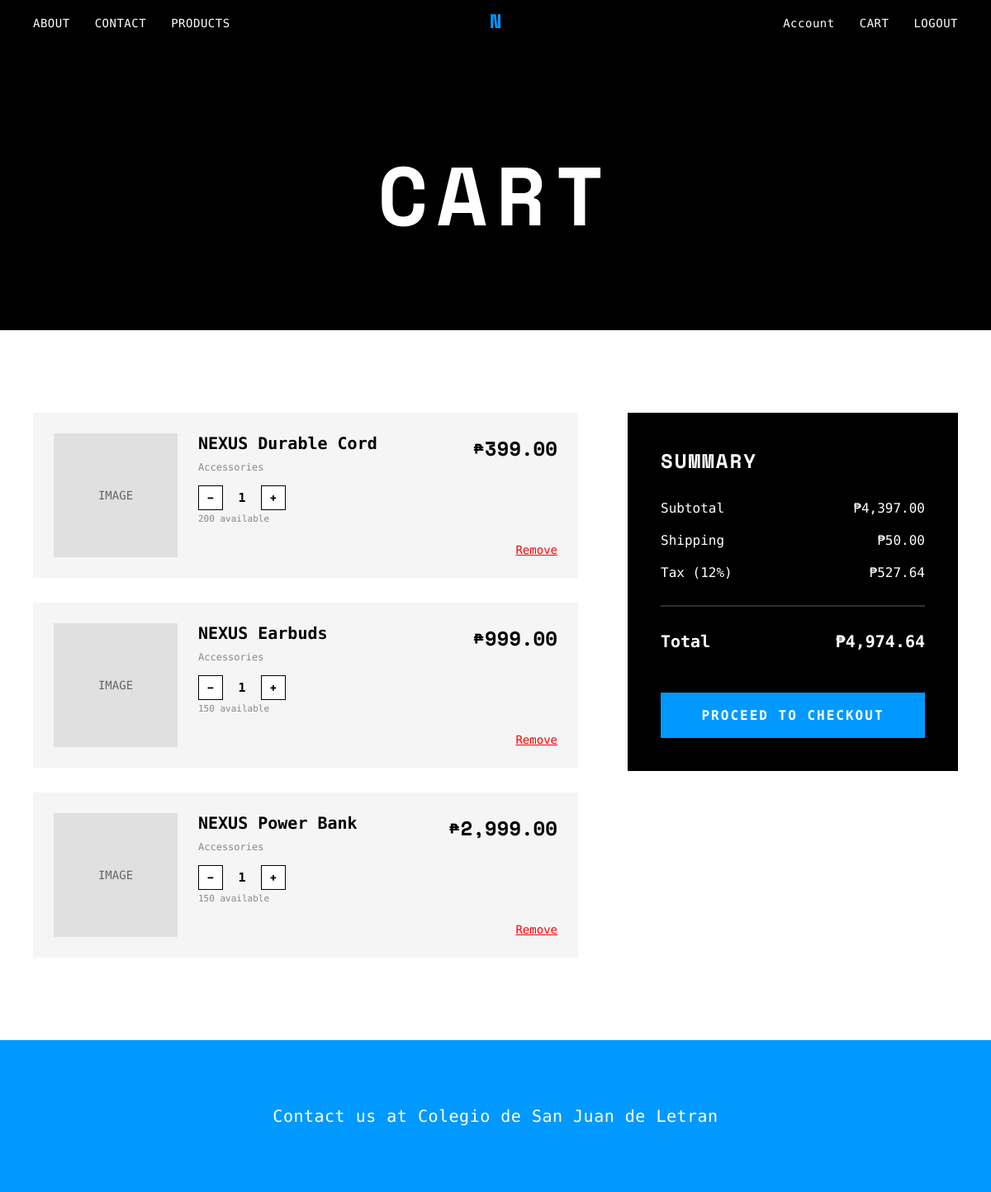
Screenshot of /cart.php (signed in) with the database file from the repository.
### tables this page shows
CREATE TABLE `cart` (
  `id` int(10) UNSIGNED NOT NULL,
  `user_id` int(10) UNSIGNED NOT NULL,
  `product_id` int(10) UNSIGNED NOT NULL,
  `variant_id` int(10) UNSIGNED DEFAULT NULL,
  `quantity` int(11) NOT NULL DEFAULT 1,
  `added_at` timestamp NOT NULL DEFAULT current_timestamp()
);

CREATE TABLE `products` (
  `id` int(10) UNSIGNED NOT NULL,
  `name` varchar(200) NOT NULL,
  `category_id` int(10) UNSIGNED NOT NULL,
  `price` decimal(10,2) NOT NULL,
  `stock` int(11) NOT NULL DEFAULT 0,
  `image` varchar(300) DEFAULT NULL,
  `created_at` timestamp NOT NULL DEFAULT current_timestamp()
);

CREATE TABLE `categories` (
  `id` int(10) UNSIGNED NOT NULL,
  `name` varchar(80) NOT NULL
);

### cart.php (the view, shortened to what this page needs)
<?php
require_once 'config.php';
$user_id    = $_SESSION['user_id'] ?? null;
$cart_items = [];
$subtotal = $shipping = $tax = $total = 0;
if ($user_id) {
    $stmt = $pdo->prepare("
        SELECT
            c.id            AS cart_id,
            c.quantity,
            p.id            AS product_id,
            p.name,
            p.price,
            p.stock         AS product_stock,
            p.image,
            cat.name        AS category,
            pv.id           AS variant_id,
            pv.name         AS variant_name,
            pv.stock        AS variant_stock
        FROM cart c
        INNER JOIN products   p   ON p.id  = c.product_id
        INNER JOIN categories cat ON cat.id = p.category_id
        LEFT  JOIN product_variants pv ON pv.id = c.variant_id
        WHERE c.user_id = ?
        ORDER BY c.added_at DESC
    ");
    $stmt->execute([$user_id]);
    $rows = $stmt->fetchAll(PDO::FETCH_ASSOC);
    foreach ($rows as $r) {
        $r['cart_key'] = (int)$r['cart_id'];
        $r['ref_type'] = 'cart_id';
        $r['stock']    = $r['variant_id']
            ? (int)$r['variant_stock']
            : (int)$r['product_stock'];
        $cart_items[] = $r;
    }
}
foreach ($cart_items as $item) {
    $subtotal += $item['price'] * $item['quantity'];
}
if ($subtotal > 0) {
    $shipping = 50.00;
    $tax      = round($subtotal * 0.12, 2);
    $total    = $subtotal + $shipping + $tax;
}
?>
<!DOCTYPE html>
<html lang="en">
<head>
    <link rel="stylesheet" href="stylesheet.css">
    <link rel="stylesheet" href="cart.css">
</head>
<body>
    <?php include 'navbar.php'; ?>
    <section class="page-hero">
        <h1 class="page-title">CART</h1>
    </section>
    <section class="cart-section">
        <div class="cart-container">
            <div class="cart-items">
                <?php if (empty($cart_items)): ?>
                    <h2 style='font-family:"Overpass Mono",monospace;'>Your cart is empty.</h2>
                <?php else: ?>
                    <?php foreach ($cart_items as $item): ?>
                    <div class="cart-item" data-cart-key="<?= htmlspecialchars((string)$item['cart_key']) ?>" data-ref-type="<?= htmlspecialchars($item['ref_type']) ?>" data-stock="<?= (int)$item['stock'] ?>" data-price="<?= (float)$item['price'] ?>">
                        <div class="item-image">
                            <?php if ($item['image']): ?>
                                <img src="<?= htmlspecialchars($item['image']) ?>" alt="<?= htmlspecialchars($item['name']) ?>" style="max-width:80px;max-height:80px;object-fit:contain;">
                            <?php else: ?>
                                <span>IMAGE</span>
                            <?php endif; ?>
                        </div>
                        <div class="item-details">
                            <h3><?= htmlspecialchars($item['name']) ?></h3>
                            <p style="color:#888;font-size:12px;"><?= htmlspecialchars(ucfirst($item['category'])) ?></p>
                            <div class="qty-controls">
                                <button type="button" class="qty-btn qty-dec" aria-label="Decrease">−</button>
                                <span class="qty-display"><?= (int)$item['quantity'] ?></span>
                                <button type="button" class="qty-btn qty-inc" aria-label="Increase" <?= $item['quantity'] >= $item['stock'] ? 'disabled' : '' ?>>+</button>
                            </div>
                            <div class="stock-note"><?= (int)$item['stock'] ?> available</div>
                        </div>
                        <div class="item-price">
                            <span class="price item-line-total">&#8369;<?= number_format($item['price'] * $item['quantity'], 2) ?></span>
                            <form method="POST" action="remove_from_cart.php" style="margin-top:auto;">
                                <button type="submit" class="remove-btn">Remove</button>
                            </form>
                        </div>
                    </div>
                    <?php endforeach; ?>
                <?php endif; ?>
            </div>
            <div class="cart-summary">
                <h2 class="summary-title">SUMMARY</h2>
                <div class="summary-row"><span>Subtotal</span><span id="sum-subtotal">&#8369;<?= number_format($subtotal, 2) ?></span></div>
                <div class="summary-row"><span>Shipping</span><span id="sum-shipping">&#8369;<?= number_format($shipping, 2) ?></span></div>
                <div class="summary-row"><span>Tax (12%)</span><span id="sum-tax">&#8369;<?= number_format($tax, 2) ?></span></div>
                <div class="summary-total">
                    <div class="summary-row"><span>Total</span><span id="sum-total">&#8369;<?= number_format($total, 2) ?></span></div>
                </div>
                <?php if (!$user_id && !empty($cart_items)): ?>
                    <a href="login.php?return=checkout.php">
                        <button class="checkout-btn">Login to Checkout</button>
                    </a>
                <?php else: ?>
                    <a href="checkout.php">
                        <button class="checkout-btn" <?= empty($cart_items) ? 'disabled' : '' ?>>
                            Proceed to Checkout
                        </button>
                    </a>
                <?php endif; ?>
            </div>
        </div>
    </section>
    <footer class="footer">
        <div class="footer-content">
            <p class="footer-text">Contact us at Colegio de San Juan de Letran</p>
        </div>
    </footer>
</body>
</html>

### navbar.php (shortened to what this page needs)
<nav class="navbar">
    <div class="nav-container">
        <div class="nav-left">
            <a href="about.php"    class="nav-link">ABOUT</a>
            <a href="contact.php"  class="nav-link">CONTACT</a>
            <a href="products.php" class="nav-link">PRODUCTS</a>
        </div>
        <div class="nav-center">
            <a href="index.php" class="logo">
                <svg width="40" height="40" viewBox="0 0 40 40">
                    <text x="50%" y="50%"
                          dominant-baseline="middle"
                          text-anchor="middle"
                          fill="#0099ff"
                          font-family="Space Mono"
                          font-size="24"
                          font-weight="700">N</text>
                </svg>
            </a>
        </div>
        <div class="nav-right">
            <?php if (isset($_SESSION['user_id'])): ?>
                <a href="account.php" class="nav-link">
                    <?= htmlspecialchars($_SESSION['user_name'] ?? 'Account') ?>
                </a>
                <a href="cart.php"    class="nav-link">CART</a>
                <a href="logout.php"  class="nav-link">LOGOUT</a>
            <?php endif; ?>
        </div>
    </div>
</nav>

### stylesheet.css (style rules this page uses)
* { margin: 0; padding: 0; box-sizing: border-box; }
html { scroll-behavior: smooth; }
body { font-family: 'Overpass Mono', monospace; background-color: #ffffff; color: #000000; overflow-x: hidden; }
.navbar { position: fixed; top: 0; left: 0; right: 0; background-color: #000000; padding: 20px 40px; z-index: 1000; transition: background-color 0.3s ease; }
.nav-container { display: flex; justify-content: space-between; align-items: center; max-width: 1400px; margin: 0 auto; }
.nav-left, .nav-right { display: flex; gap: 30px; }
.nav-center { position: absolute; left: 50%; transform: translateX(-50%); }
.logo { display: flex; align-items: center; text-decoration: none; }
.nav-link { font-family: 'Sometype Mono', monospace; font-size: 14px; font-weight: 500; color: #ffffff; text-decoration: none; letter-spacing: 0.5px; transition: color 0.3s ease, transform 0.3s ease; position: relative; }
.nav-link::after { content: ''; position: absolute; bottom: -5px; left: 0; width: 0; height: 2px; background-color: #0099ff; transition: width 0.3s ease; }
.footer { background-color: #0099ff; padding: 80px 40px; text-align: center; }
.footer-content { opacity: 0; animation: fadeInUp 0.8s ease forwards; animation-delay: 0.8s; }
.footer-text { font-family: 'Overpass Mono', monospace; font-size: clamp(16px, 2vw, 20px); font-weight: 400; color: #ffffff; letter-spacing: 0.5px; }

### cart.css (style rules this page uses)
.page-hero { background-color: #000000; min-height: 50vh; display: flex; justify-content: center; align-items: center; padding: 150px 40px 80px; }
.page-title { font-family: 'Space Mono', monospace; font-size: clamp(60px, 10vw, 100px); font-weight: 700; color: #ffffff; letter-spacing: 10px; text-transform: uppercase; }
.cart-section { padding: 100px 40px; background-color: #ffffff; }
.cart-container { max-width: 1200px; margin: 0 auto; display: grid; grid-template-columns: 1fr 400px; gap: 60px; align-items: start; }
.cart-items { display: flex; flex-direction: column; gap: 30px; }
.cart-item { display: grid; grid-template-columns: 150px 1fr auto; gap: 25px; padding: 25px; background-color: #f5f5f5; transition: transform 0.3s ease, box-shadow 0.3s ease; }
.item-image { width: 150px; height: 150px; background-color: #e0e0e0; display: flex; justify-content: center; align-items: center; }
.item-image span { font-family: 'Overpass Mono', monospace; font-size: 14px; color: #666666; }
.item-details h3 { font-family: 'Overpass Mono', monospace; font-size: 20px; font-weight: 600; margin-bottom: 10px; color: #000000; }
.item-details p { font-family: 'Overpass Mono', monospace; font-size: 14px; color: #666666; margin-bottom: 15px; }
.item-price { display: flex; flex-direction: column; justify-content: space-between; align-items: flex-end; }
.price { font-family: 'Space Mono', monospace; font-size: 24px; font-weight: 700; color: #000000; }
.remove-btn { font-family: 'Overpass Mono', monospace; font-size: 14px; color: #ff0000; background: none; border: none; cursor: pointer; text-decoration: underline; }
.cart-summary { background-color: #000000; color: #ffffff; padding: 40px; height: auto; position: sticky; top: 100px; }
.summary-title { font-family: 'Space Mono', monospace; font-size: 24px; font-weight: 700; margin-bottom: 30px; letter-spacing: 2px; }
.summary-row { display: flex; justify-content: space-between; margin-bottom: 20px; font-family: 'Overpass Mono', monospace; font-size: 16px; }
.summary-total { margin-top: 30px; padding-top: 30px; border-top: 2px solid #333333; }
.summary-total .summary-row { font-size: 20px; font-weight: 700; }
.checkout-btn { width: 100%; font-family: 'Overpass Mono', monospace; font-size: 16px; font-weight: 600; text-transform: uppercase; letter-spacing: 2px; padding: 18px; background-color: #0099ff; color: #ffffff; border: none; cursor: pointer; margin-top: 30px; transition: 0.3s; }

### cart.php (style rules this page uses)
.qty-controls { display:flex; align-items:center; gap:8px; margin-top:10px; }
.qty-btn { width:30px; height:30px; border:1px solid #000; background:#fff; color:#000; font-family:'Space Mono',monospace; font-weight:700; font-size:16px; cursor:pointer; display:flex; align-items:center; justify-content:center; transition:.2s; }
.qty-display { font-family:'Overpass Mono',monospace; font-size:15px; font-weight:600; min-width:30px; text-align:center; }
.stock-note { font-size:11px; color:#888; margin-top:4px; font-family:'Overpass Mono',monospace; }

### rows the page displays
cart: product.name "NEXUS Durable Cord", categories.name "Accessories", quantity "1", product.stock "200", $item['price']*$item['quantity'] "399.00"
cart: product.name "NEXUS Earbuds", categories.name "Accessories", quantity "1", product.stock "150", $item['price']*$item['quantity'] "999.00"
cart: product.name "NEXUS Power Bank", categories.name "Accessories", quantity "1", product.stock "150", $item['price'] * $item['quantity'] "2,999.00"

### other values shown
$_SESSION['user_name'] "Account"
$subtotal "4,397.00"
$shipping "50.00"
$tax "527.64"
$total "4,974.64"
